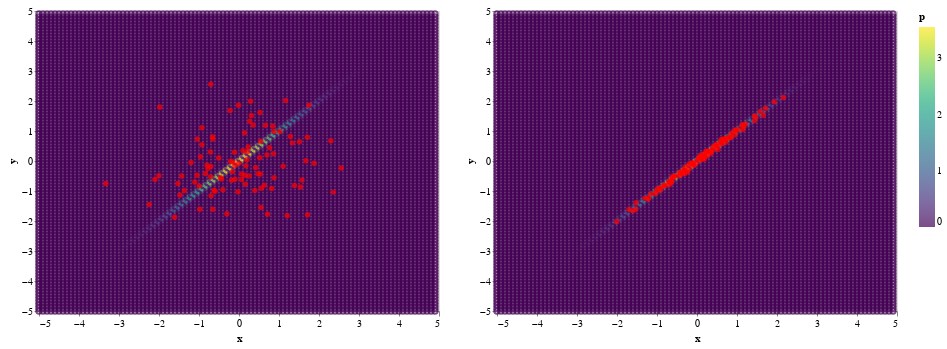

Source (notebook cell):
### Code cell
fig = get_density_chart(distribution, d=5.0, step=0.1)

(fig + get_particles_chart(x_init.cpu().numpy())) | (fig + get_particles_chart(x.cpu().numpy()))

### Figure 1 — Vega-Lite specification as saved in the notebook (floating-point values rounded to 4 significant figures; data arrays with more than 128 entries replaced by an {"elided": "..."} marker saying what was removed)
{"config": {"view": {"continuousWidth": 400, "continuousHeight": 300}}, "hconcat": [{"layer": [{"data": {"name": "data-789f4cebe78f889ff94e3a9d5bc03c9d"}, "mark": "point", "encoding": {"color": {"type": "quantitative", "field": "p", "scale": {"scheme": "viridis"}}, "tooltip": [{"type": "quantitative", "field": "x"}, {"type": "quantitative", "field": "y"}, {"type": "quantitative", "field": "p"}], "x": {"type": "quantitative", "field": "x"}, "y": {"type": "quantitative", "field": "y"}}}, {"data": {"name": "data-18e2b570997f9d5dec9dd9916f25d896"}, "mark": {"type": "circle", "color": "red"}, "encoding": {"x": {"type": "quantitative", "field": "x"}, "y": {"type": "quantitative", "field": "y"}}}]}, {"layer": [{"data": {"name": "data-789f4cebe78f889ff94e3a9d5bc03c9d"}, "mark": "point", "encoding": {"color": {"type": "quantitative", "field": "p", "scale": {"scheme": "viridis"}}, "tooltip": [{"type": "quantitative", "field": "x"}, {"type": "quantitative", "field": "y"}, {"type": "quantitative", "field": "p"}], "x": {"type": "quantitative", "field": "x"}, "y": {"type": "quantitative", "field": "y"}}}, {"data": {"name": "data-a8f4acd07c7c66f72d463e6e994260df"}, "mark": {"type": "circle", "color": "red"}, "encoding": {"x": {"type": "quantitative", "field": "x"}, "y": {"type": "quantitative", "field": "y"}}}]}], "$schema": "https://vega.github.io/schema/vega-lite/v4.8.1.json", "datasets": {"data-789f4cebe78f889ff94e3a9d5bc03c9d": {"elided": "10000 records"}, "data-18e2b570997f9d5dec9dd9916f25d896": [{"x": -1.526, "y": -0.7502}, {"x": -0.654, "y": -1.609}, {"x": -0.1002, "y": -0.6092}, {"x": -0.9798, "y": -1.609}, {"x": -0.7121, "y": 0.3037}, {"x": -0.7773, "y": -0.2515}, {"x": -0.2223, "y": 1.687}, {"x": 0.2284, "y": 0.4676}, {"x": -0.697, "y": -1.161}, {"x": 0.6995, "y": 0.1991}, {"x": 0.8657, "y": 0.2444}, {"x": -0.6629, "y": 0.8073}, {"x": 1.102, "y": -0.1759}, {"x": -2.246, "y": -1.446}, {"x": 0.06116, "y": -0.6177}, {"x": -0.7981, "y": -0.1316}, {"x": 1.879, "y": -0.07213}, {"x": 0.1578, "y": -0.7735}, {"x": 0.1991, "y": 0.0457}, {"x": 0.153, "y": -0.4757}, {"x": -0.111, "y": 0.2927}, {"x": -0.1578, "y": -0.02879}, {"x": 2.357, "y": -1.037}, {"x": 1.575, "y": -0.6298}, {"x": -0.9274, "y": 0.5451}, {"x": 0.06628, "y": -0.437}, {"x": 0.7626, "y": 0.4415}, {"x": 1.165, "y": 2.015}, {"x": 0.1374, "y": 0.9386}, {"x": -0.186, "y": -0.6446}, {"x": 1.539, "y": -0.8696}, {"x": -3.331, "y": -0.7479}, {"x": -0.0255, "y": -1.023}, {"x": -0.5962, "y": -1.006}, {"x": -0.2106, "y": -0.007548}, {"x": 1.673, "y": 0.01034}, {"x": -0.704, "y": -0.1853}, {"x": -0.9962, "y": -0.8313}, {"x": -0.461, "y": -0.5601}, {"x": 0.3956, "y": -0.9823}, {"x": -0.5065, "y": 0.09978}, {"x": -0.654, "y": 0.7317}, {"x": -1.434, "y": -0.5008}, {"x": 0.1716, "y": -0.16}, {"x": 0.2546, "y": -0.502}, {"x": -1.041, "y": 0.7323}, {"x": -1.048, "y": -0.4709}, {"x": 0.2911, "y": 1.991}, {"x": 0.6614, "y": 1.19}, {"x": 0.8165, "y": -0.9135}, {"x": 1.385, "y": -0.8138}, {"x": -0.9276, "y": 1.112}, {"x": 1.335, "y": 0.6043}, {"x": -0.1034, "y": -0.1512}, {"x": -2.102, "y": -0.62}, {"x": -1.478, "y": -1.133}, {"x": 0.8738, "y": -0.5603}, {"x": 1.286, "y": 0.8168}, {"x": 0.2053, "y": 0.3051}, {"x": 0.5357, "y": -0.4312}, {"x": 2.558, "y": -0.2334}, {"x": -0.01347, "y": 1.861}, {"x": -1.98, "y": 1.799}, {"x": 0.1018, "y": 0.34}, {"x": 0.7124, "y": -1.777}, {"x": 0.3539, "y": 1.2}, {"x": -0.303, "y": -1.762}, {"x": 0.6348, "y": -0.8044}, {"x": -1.611, "y": -1.872}, {"x": 0.5431, "y": 0.6607}, {"x": 2.295, "y": 0.6749}, {"x": 1.713, "y": -1.794}, {"x": -1.363, "y": -0.9832}, {"x": 1.511, "y": 0.6419}, {"x": 0.473, "y": -0.4286}, {"x": 0.5514, "y": -1.547}, {"x": 0.5181, "y": 0.1065}, {"x": 0.2692, "y": 1.325}, {"x": 1.746, "y": 1.855}, {"x": -0.7064, "y": 2.557}, {"x": 0.4175, "y": -0.2127}, {"x": -0.84, "y": -0.42}, {"x": -0.624, "y": -0.9773}, {"x": 0.8748, "y": 0.9873}, {"x": 0.3096, "y": 1.521}, {"x": 1.205, "y": -1.816}, {"x": -0.4035, "y": -0.9591}, {"x": -0.005208, "y": -0.07886}, {"x": 0.8437, "y": 1.166}, {"x": 0.5269, "y": 1.619}, {"x": -0.964, "y": 0.1415}, {"x": -0.1637, "y": -0.3582}, {"x": -1.199, "y": -0.04742}, {"x": -2.003, "y": -0.4914}, {"x": 1.709, "y": 0.7913}, {"x": 1.023, "y": 0.9839}, {"x": -0.7092, "y": -0.5262}, {"x": -1.104, "y": -0.6994}, {"x": 0.558, "y": -0.9059}, {"x": -0.4356, "y": -0.5961}], "data-a8f4acd07c7c66f72d463e6e994260df": [{"x": -0.8475, "y": -0.8385}, {"x": -0.418, "y": -0.4855}, {"x": -0.6677, "y": -0.6655}, {"x": -0.4162, "y": -0.416}, {"x": -0.6898, "y": -0.7955}, {"x": -0.3036, "y": -0.4132}, {"x": 0.8966, "y": 0.9585}, {"x": 1.929, "y": 1.972}, {"x": -0.4356, "y": -0.3824}, {"x": 0.6134, "y": 0.572}, {"x": 1.024, "y": 1.04}, {"x": -0.2948, "y": -0.3324}, {"x": 0.5987, "y": 0.7004}, {"x": -1.302, "y": -1.237}, {"x": -0.9838, "y": -0.9283}, {"x": -0.5845, "y": -0.5073}, {"x": 1.169, "y": 1.14}, {"x": -0.6763, "y": -0.7074}, {"x": 1.714, "y": 1.755}, {"x": 0.03637, "y": 0.08839}, {"x": 1.439, "y": 1.5}, {"x": -1.7, "y": -1.619}, {"x": 0.5212, "y": 0.3825}, {"x": 0.4027, "y": 0.4719}, {"x": -0.8074, "y": -0.8164}, {"x": -1.601, "y": -1.657}, {"x": 0.7676, "y": 0.7604}, {"x": 0.6398, "y": 0.7224}, {"x": 1.474, "y": 1.471}, {"x": -1.529, "y": -1.606}, {"x": 0.2643, "y": 0.3158}, {"x": -1.024, "y": -1.024}, {"x": -0.7019, "y": -0.691}, {"x": -0.03745, "y": -0.0957}, {"x": 1.152, "y": 1.191}, {"x": 0.8499, "y": 0.8731}, {"x": -0.3289, "y": -0.2943}, {"x": -0.2988, "y": -0.2004}, {"x": -0.081, "y": -0.1494}, {"x": -0.1283, "y": -0.1076}, {"x": 0.1933, "y": 0.1685}, {"x": -0.2307, "y": -0.3639}, {"x": -1.224, "y": -1.266}, {"x": 0.2233, "y": 0.3012}, {"x": -0.1514, "y": -0.0762}, {"x": -0.9311, "y": -0.9104}, {"x": -0.6325, "y": -0.7076}, {"x": 1.215, "y": 1.234}, {"x": 0.3775, "y": 0.3488}, {"x": 0.1444, "y": 0.2006}, {"x": 0.2322, "y": 0.3218}, {"x": 0.1044, "y": 0.06551}, {"x": 0.8486, "y": 0.7882}, {"x": 1.582, "y": 1.648}, {"x": -1.215, "y": -1.231}, {"x": -0.8095, "y": -0.8044}, {"x": 0.3147, "y": 0.3222}, {"x": 0.6964, "y": 0.7259}, {"x": -2.005, "y": -2.015}, {"x": 0.1818, "y": 0.06373}, {"x": 1.437, "y": 1.345}, {"x": 0.9776, "y": 1.017}, {"x": 0.06342, "y": 0.01338}, {"x": 2.161, "y": 2.115}, {"x": -0.337, "y": -0.3534}, {"x": 0.6272, "y": 0.7125}, {"x": -0.6612, "y": -0.6931}, {"x": 0.08695, "y": 0.1906}, {"x": -1.157, "y": -1.101}, {"x": 0.3599, "y": 0.3276}, {"x": 1.124, "y": 1.201}, {"x": 0.1584, "y": 0.07775}, {"x": -0.5216, "y": -0.504}, {"x": 0.6459, "y": 0.67}, {"x": 0.1061, "y": 0.1562}, {"x": -0.6198, "y": -0.5294}, {"x": 0.3397, "y": 0.2392}, {"x": 1.144, "y": 1.041}, {"x": 0.7264, "y": 0.7571}, {"x": 0.2439, "y": 0.1648}, {"x": 0.4907, "y": 0.569}, {"x": -0.4021, "y": -0.408}, {"x": -0.1043, "y": -0.06571}, {"x": 0.4533, "y": 0.5036}, {"x": 0.9608, "y": 1.033}, {"x": -0.07968, "y": -0.06555}, {"x": -0.1976, "y": -0.1118}, {"x": 1.659, "y": 1.528}, {"x": 0.4913, "y": 0.4708}, {"x": 0.7213, "y": 0.6217}, {"x": -0.9158, "y": -0.9743}, {"x": 0.8291, "y": 0.7715}, {"x": -1.521, "y": -1.39}, {"x": -1.043, "y": -1.083}, {"x": 0.9534, "y": 0.8784}, {"x": 0.5643, "y": 0.5488}, {"x": -0.1971, "y": -0.2561}, {"x": -0.6004, "y": -0.5575}, {"x": 0.02892, "y": 0.0584}, {"x": -0.1104, "y": -0.08981}]}}
